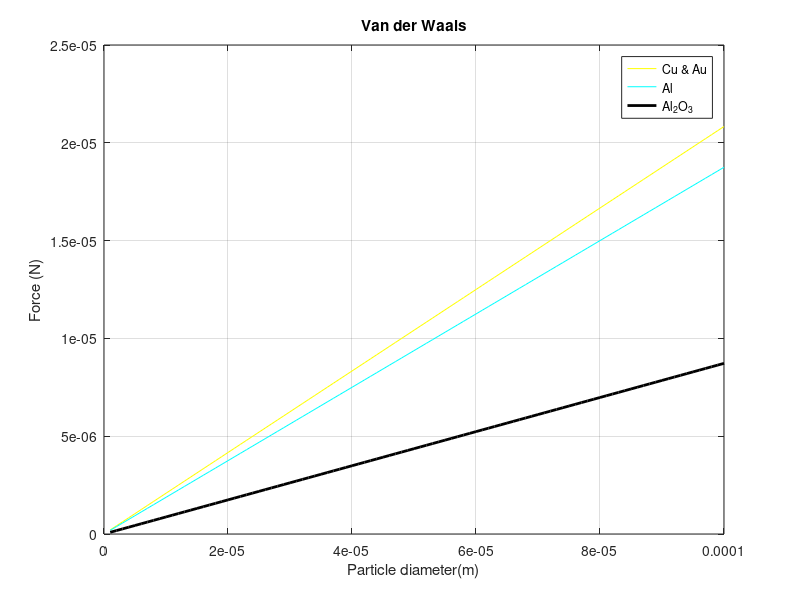
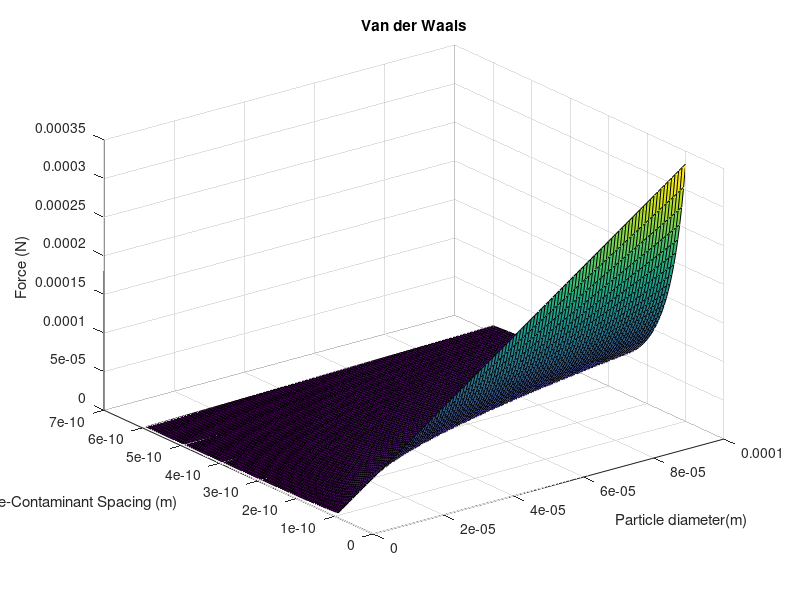

Source code (MATLAB) for these figures, in order:
i = 100;
j = 100;
Ls = linspace( 1*10^-6,100*10^-6,i);
Dns = linspace( 0.1e-9,0.6e-9,j);

for s = 1:i

    L = Ls(1,s)

    r2 = L/2
%     An = (10)^(-19)
    An_Cu = 40.0000e-20
    An_Au = 40.0000e-20
    An_Al = 36.0000e-20
    An_Al2O3 = 16.7500e-20
    An_Ag = 50.0000e-20
    Dn = 0.4e-9

    vdw_Cu(1,s) = (An_Cu*r2)/(6*(Dn)^2)
    vdw_Al(1,s) = (An_Al*r2)/(6*(Dn)^2)
    vdw_AL2O3(1,s) = (An_Al2O3*r2)/(6*(Dn)^2)
%     vdw_Ag(1,s) = (An_Ag*r2)/(6*(Dn)^2)

    for t = 1:j
        D = Dns(1,t);
        vdw_Cud(t,s) = (An_Cu*r2)/(6*(D)^2);
    end
end

figure
plot(Ls,vdw_Cu,'y',Ls,vdw_Al,'c',Ls,vdw_AL2O3,'k','LineWidth',2')
grid on
title('Van der Waals')
xlabel('Particle diameter(m)')
ylabel('Force (N)')
legend('Cu & Au','Al','Al_2O_3')

figure
surf(Ls,Dns,vdw_Cud)
grid on
title('Van der Waals')
xlabel('Particle diameter(m)')
ylabel('Surface-Contaminant Spacing (m)')
zlabel('Force (N)')
% legend('Cu & Au')